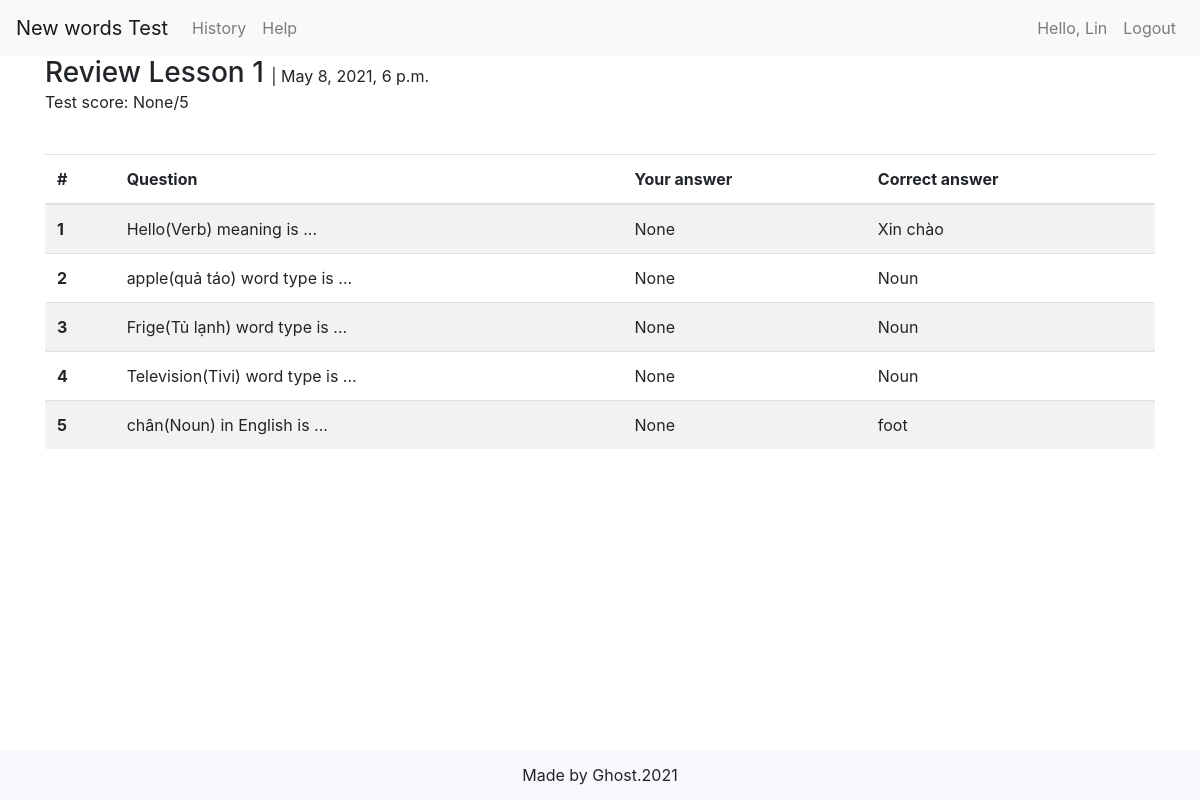
The app's page /review/62 (signed in) with its own data.
### newword/models.py (models this page shows, shortened)
class Test(models.Model):
  test_time = models.DateTimeField(auto_now_add=True)
  score = models.IntegerField(null=True)
  user = models.ForeignKey(User, on_delete=models.CASCADE, related_name="answers")
  lesson = models.ForeignKey(Lesson, on_delete=models.CASCADE, blank=True, null=True)
  num_of_quest = models.IntegerField(blank=True, null=True)

class Lesson(models.Model):
  number = models.IntegerField()
  def __str__(self):
      return f"Lesson {self.number}"

class Quest(models.Model):
  quest_type = [
    (1, "Word fill"),
    (2, "Type choose"),
    (3, "Word meaning")
  ]
  question = models.CharField(max_length=500)
  result = models.CharField(max_length=150)
  qtype = models.IntegerField(choices=quest_type, default=1)
  answer = models.CharField(max_length=150, blank=True, null=True)
  correct = models.IntegerField(blank=True, null=True)
  test = models.ForeignKey(Test, on_delete=models.CASCADE, related_name="user_answers")

### newword/views.py (the view)
# urls.py: path("review/<int:test_id>", views.review, name="review"),
@login_required
def review(request, test_id):
  wtype = {
    "1": "Noun",
    "2": "Verb",
    "3": "Adjective",
    "4": "Adverb"
  }
  test = Test.objects.get(pk=test_id)
  quests = Quest.objects.filter(test=test)
  for quest in quests:
    if quest.result in wtype.keys():
      quest.result = wtype[quest.result]
    if quest.answer in wtype.keys():
      quest.answer = wtype[quest.answer]
  context = {
    "test": test,
    "quests": quests,
  }
  return render(request, "review.html", context)

### newword/templates/review.html (shortened to what this page needs)
{% extends "base.html" %}
{% load static %}
{% block content %}
<h3 class="d-inline"> Review {{ test.lesson }} </h3>|&nbsp;{{ test.test_time }}
<p>Test score: {{ test.score }}/{{ test.num_of_quest }} </p>
<br>
<table class="table table-striped">
  <thead>
    <tr>
      <th scope="col">#</th>
      <th scope="col">Question</th>
      <th scope="col">Your answer</th>
      <th scope="col">Correct answer</th>
    </tr>
  </thead>
  <tbody>
    {% for quest in quests %}
    <tr class="correct-{{ quest.correct }}">
      <th scope="row">{{ forloop.counter }}</th>
      <td>{{ quest.question }}</td>
      <td>{{ quest.answer }}</td>
      <td>{{ quest.result }}</td>
    </tr>
    {% endfor %}
  </tbody>
</table>
{% endblock %}

### templates/base.html (shortened to what this page needs)
<!DOCTYPE html>
<html lang="en">
<head>
  {% load static %}
  <link rel="stylesheet" href="https://stackpath.bootstrapcdn.com/bootstrap/4.4.1/css/bootstrap.min.css">
</head>
<body>
  <header>
    <nav class="navbar navbar-expand-lg navbar-light bg-light">
      <a class="navbar-brand" href="{% url 'home' %}">New words Test</a>
      <div class="collapse navbar-collapse" id="navbarNavAltMarkup">
        <div class="navbar-nav">
          <a class="nav-item nav-link" id="nav-cart" href="{% url 'history' %}">History</a>
          <a class="nav-item nav-link" id="nav-order" href="https://www.google.com.vn/">Help</a>
        </div>
        <div class="navbar-nav ml-auto">
          {% if user.is_anonymous %}
          <a class="nav-item nav-link nav-user">Hello, Anonymous user</a>
          <a class="nav-item nav-link nav-func" href="{% url 'login' %}">Login</a>
          {% else %}
          <a class="nav-item nav-link nav-user">Hello, {{ user }}</a>
          <a class="nav-item nav-link nav-func" href="{% url 'logout' %}">Logout</a>
          {% endif %}
        </div>
      </div>
    </nav>
  </header>
  <main class="container">
    {% block content %}
    {% endblock %}
  </main>
  <footer>
    Made by Ghost.2021
  </footer>
</body>
</html>

### templates/base.html (style rules this page uses)
body { min-height: 100vh; display: flex; flex-direction: column; }
footer { margin-top: auto; display: flex; justify-content: center; align-items: center; background-color: ghostwhite; height: 50px; }

### records on screen
Test: lesson "Lesson 1", test_time "May 8, 2021, 6 p.m.", score "None", num_of_quest "5"
Quest: question "Hello(Verb) meaning is ...", answer "None", result "Xin chào"
Quest: question "apple(quả táo) word type is ...", answer "None", result "Noun"
Quest: question "Frige(Tủ lạnh) word type is ...", answer "None", result "Noun"
Quest: question "Television(Tivi) word type is ...", answer "None", result "Noun"
Quest: question "chân(Noun) in English is ...", answer "None", result "foot"

### other values on screen
{{ user }} "Lin"
